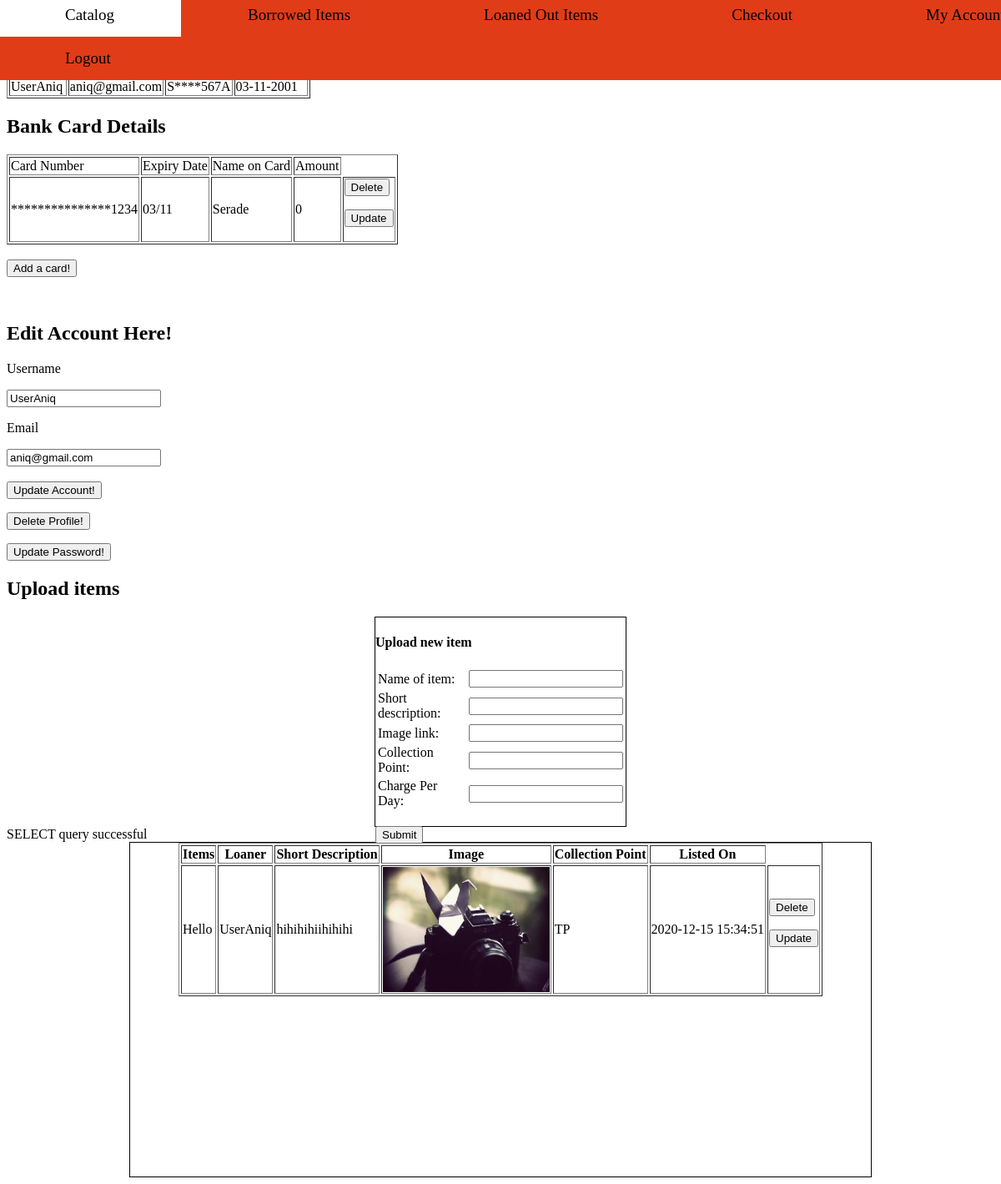
/profile.php (signed in), run on the app's committed database.
### tables this page shows
CREATE TABLE `user` (
  `USER_ID` int(10) NOT NULL,
  `ROLES` varchar(10) NOT NULL,
  `U_USERNAME` varchar(20) NOT NULL,
  `U_NRIC` varchar(255) NOT NULL,
  `U_DOB` varchar(10) NOT NULL,
  `U_SALT` varchar(20) NOT NULL,
  `U_HASH` varchar(256) NOT NULL,
  `U_EMAIL` varchar(60) NOT NULL
);

CREATE TABLE `bankaccount` (
  `BA_ID` int(10) NOT NULL,
  `BA_USER` int(10) DEFAULT NULL,
  `BA_CARDNUM` varchar(255) NOT NULL,
  `BA_CVC` varchar(255) NOT NULL,
  `BA_EXP_DATE` varchar(5) NOT NULL,
  `BA_CARDNAME` varchar(26) NOT NULL,
  `BA_AMOUNT` int(11) NOT NULL
);

CREATE TABLE `catalogs` (
  `CAT_ID` int(10) NOT NULL,
  `C_LENDER` int(10) DEFAULT NULL,
  `C_OBJECTNAME` varchar(60) NOT NULL,
  `C_SHORTDESC` varchar(180) NOT NULL,
  `C_IMGLINK` varchar(60) NOT NULL,
  `C_COLLECTIONPOINT` varchar(300) NOT NULL,
  `C_CHARGEPERDAY` int(5) NOT NULL,
  `C_TIMESTAMP` timestamp NOT NULL DEFAULT current_timestamp() ON UPDATE current_timestamp()
);

### csrf_token.php (called while the page is built, shortened)
<?php
function generate_token() {
    if(!isset($_SESSION["csrf_token"])) {
        $token = hash("sha256",uniqid(rand(), TRUE));
    } else {
        $token = $_SESSION["csrf_token"];
        $_SESSION['token_time'] = time();
    }
    return $token;
  }
  ?>

### profile.php (the view, shortened to what this page needs)
<html>
<?php
include 'connect.php';
include 'taskbar.php';
include 'csrf_token.php';
$token = generate_token();
?>
<h1>Welcome to your profile, Fellow User!</h1>
<?php
$user_id = $_SESSION["id"];
?>
<?php
if ($token == $_SESSION['csrf_token']){
    $token_age = time() - $_SESSION['token_time'];
    if ($token_age <= 3600) {
        $query="SELECT USER_ID, ROLES, U_USERNAME, U_HASH, U_EMAIL, U_NRIC, U_DOB FROM user WHERE USER_ID=?";
        $pQuery = $con->prepare($query);
        $pQuery->bind_param('i', $user_id);
        $result=$pQuery->execute();
        $pQuery->bind_result($user_id, $role, $username, $userhash, $email, $nric, $dob);
        echo "<table border=1>";
        echo "<tr><td>Username</td><td>Email</td><td>NRIC</td><td>Date of Birth</td></tr>";
        while($pQuery->fetch()){
            $nric = base64_decode($nric);
            $count = strlen($nric) - 5;
            $Cen_NRIC = substr_replace($nric, str_repeat('*', $count), 1, $count);
            echo "<tr><td>". $username. "</td><td>". $email ."</td><td>"
            . $Cen_NRIC ."</td><td>". $dob ."</td></tr>";
        }
        echo "</table>";
        ?>
        <h2>Bank Card Details</h2>
        <?php
        $query="SELECT BA_ID, BA_USER, BA_CARDNUM, BA_CVC, BA_EXP_DATE, BA_CARDNAME, BA_AMOUNT FROM bankaccount WHERE BA_USER=?";
        $pQuery = $con->prepare($query);
        $pQuery->bind_param('i', $user_id);
        $result=$pQuery->execute();
        $pQuery->bind_result($ba_id, $userId, $encodedCard, $encodedCvc, $exp, $nameoncard, $amount);
        echo "<table border=1>";
        echo "<tr><td>Card Number</td><td>Expiry Date</td><td>Name on Card</td><td>Amount</td></tr>";
        while($pQuery->fetch()){
            $encodedCard= base64_decode($encodedCard);
            $count = strlen($encodedCard) - 4;
            $Cen_Card = substr_replace($encodedCard, str_repeat('*', $count), 0, $count);
            echo "</td><td>". $Cen_Card;
            echo "</td><td>". $exp;
            echo "</td><td>". $nameoncard;
            echo "</td><td>". $amount;
            echo "</td><td>";
            echo "<form method='post' action='profile.php'>";
            echo "<button type='submit' name='deleteCardButton'>Delete</button>";
            echo "</form>";
            echo "<form method='post' action='updateCard.php'>";
            echo "<button type='submit' name='updateCardButton'>Update</button>";
            echo "</form>";
            echo"</td></tr>";
        }
        echo "</table>";
        ?>
        <br>
        <form action='addingCard.php' method='post'>
        <button type='submit' name='but_addCard'>Add a card!</button>
        </form>
        <?php
        $query = "SELECT * FROM user WHERE user_id = '$user_id'";
        $result = mysqli_query($con, $query);
        if ($result->num_rows >= 0) {
            while($row = $result->fetch_assoc()) {
                $user_name_toEdit = $row["U_USERNAME"];
                $user_email_toEdit = $row["U_EMAIL"];
            }
            } else {
            echo "0 results";
        }
            ?>
            <br>
            <h2>Edit Account Here!</h2>
            <form action="" method="POST" >
            <p>Username</p>
            <input name="new_username"  type="text" value="<?php echo $user_name_toEdit?>" />
            <br>
            <p>Email</p>
            <input  name="new_email"  type="text" value="<?php echo $user_email_toEdit?>" />
            <br>
            <br>
            <button name='but_update' type="submit">Update Account!</button>
            </form>
        <form action='deleteAccount.php' method='POST'>
        <button type='submit' name='but_delete'>Delete Profile!</button>
        </form>
        <form action='updatePassword.php' method='post'>
        <button type='submit' name='but_updatePass'>Update Password!</button>
        </form>
        <h2>Upload items</h2>
        <div class="box">
        <h4>Upload new item</h4>
        <form action="profile.php" method="post">
        <table>
        <tr><td>Name of item:</td><td><input type="text" name="objName" title="Only Letters and Numbers and spaces" required></td></tr>
        <tr><td>Short description:</td><td><input type="text" name="shortDesc" title="Enter a description for your item" required></td></tr>
        <tr><td>Image link:</td><td><input type="text" name="imgLink" required></td></tr>
        <tr><td>Collection Point:</td><td><input type="text" name="cPoint" title="Only Letters and Numbers and spaces" required></td></tr>
        <tr><td>Charge Per Day:</td><td><input type="text" name="cDay" title="Only Numbers"required></td></tr>
        </table>
        <br>
        <input type="submit" name="upload_request" value="Submit">
        </form>
        </div>
        <?php
        $query="SELECT user.U_USERNAME, CAT_ID, C_OBJECTNAME, C_SHORTDESC, C_IMGLINK, C_COLLECTIONPOINT, C_CHARGEPERDAY, C_TIMESTAMP
        FROM catalogs INNER JOIN user ON catalogs.C_LENDER = user.USER_ID
        WHERE user.USER_ID = $user_id";
        $pQuery = $con->prepare($query);
        $result=$pQuery->execute();
        $result=$pQuery->get_result();
        if(!$result) {
            die("SELECT query failed<br> ".$con->error);
        }
        else {
            echo "SELECT query successful<br>";
        }
        $nrows=$result->num_rows;
        if ($nrows>0) {
            echo '<div class="outer">';
            echo "<table>";
            echo "<table align='center' border='1'>";
            echo "<th>Items</th><th>Loaner</th><th>Short Description</th><th>Image</th><th>Collection Point</th><th>Listed On</th></tr>";
            while ($row=$result->fetch_assoc()) {
                echo "<tr>";
                echo "<td>";
                echo $row['C_OBJECTNAME'];
                echo "</td>";
                echo "<td>";
                echo $row['U_USERNAME'];
                echo "</td>";
                echo "<td>";
                echo $row['C_SHORTDESC'];
                echo "</td>";
                echo "<td>";
                $image=$row['C_IMGLINK'];
                echo "<img height='150' width='200' src='img/$image'>" ;
                echo "</td>";
                echo "<td>";
                echo $row['C_COLLECTIONPOINT'];
                echo "</td>";
                echo "<td>";
                echo $row['C_TIMESTAMP'];
                echo "</td>";
                echo "<td>";
                echo "<form method='post' action='profile.php'>";
                echo "<button type='submit' name='deleteItemButton'>Delete</button>";
                echo "</form>";
                echo "<form method='post' action='updateItem.php'>";
                echo "<button type='submit' name='updateItemButton'>Update</button>";
                echo "</form>";
                echo"</td>";
                echo "</tr>";
            }
            echo "</table>";
            echo "</div>";
        }
        else {
            echo "0 records<br>";
        }
        ?>
<?php
    }else{write_log(USER_LOGIN_LOG_ERR,$_SESSION["Username"].' ID: '.$_SESSION["id"].' tried accessing '.$_SERVER['PHP_SELF'].' ');session_destroy();header ('location: login_user.php');}
}else{write_log(USER_LOGIN_LOG_ERR,$_SESSION["Username"].' ID: '.$_SESSION["id"].' tried accessing '.$_SERVER['PHP_SELF'].' ');session_destroy();header ('location: login_user.php');}
?>
</html>

### taskbar.php (shortened to what this page needs)
<?php
$assign=isset($_SESSION["Roles"]);
$admin=false;
$staff=false;
$user=false;
$public=false;
if($assign){
    $assign_role=$_SESSION["Roles"];
    $admin=$assign_role === "Admin" ;
    $staff=$assign_role ==="Staff";
    $user=$assign_role ==="User";
}else{
    $public = true ;
}
if($public){
    echo "<head>";
    echo "<nav>";
    echo "<ul> ";
    echo '<li><a href="index.php">Catalog</a></li>';
    echo '<li><a href="login_user.php">Login</a></li>';
    echo '<li><a href="registerPage.php">Sign Up </a></li>';
    echo '</ul>';
    echo '</nav>';
    echo '</head>';
}
else{
if($admin){
    echo '<nav>';
    echo '<ul>';
    echo '<li><a href="index_loggedin.php">Check Catalog</a></li>';
    echo '<li><a href="add_staff.php">Manage Staff</a></li>';
    echo '<li><a href="add_admin.php">Manage Admin</a></li>';
    echo '<li><a href="logout.php">Logout</a></li>';
    echo '</ul>';
    echo '</nav>';
    }
else if ($user){
        echo '<head>';
        echo "<nav>";
        echo "<ul> ";
        echo '<li ><a href="index_loggedin.php">Catalog</a></li>';
        echo '<li ><a href="useroutstanding.php">Borrowed Items</a></li>';
        echo '<li ><a href="loaned_out_items.php">Loaned Out Items</a></li>';
        echo '<li ><a>Checkout</a></li>';
        echo '<li ><a href="profile.php">My Account</a></li>';
        echo '<li ><a href="logout.php">Logout </a></li>';
        echo '</ul>';
        echo '</nav>';
        echo '</head>';
      }
}
?>

### style.php (style rules this page uses)
ul { list-style-type: none; margin: -10; padding: 0; overflow: hidden; background-color: #E13C18; position: fixed; top: 2; width: 110%; }
li { float: left; }
li a { display: block; color: #000000; text-align: center; padding: 15px 80px; font-size: 19; text-decoration: none; }
.outer { height: 400px; width: 75%; border: 1px solid black; margin: auto; overflow-y: scroll; }
.box { height: 250px; width: 300px; border: 1px solid black; margin: auto; }

### data on the page
user: U_USERNAME "UserAniq", U_EMAIL "aniq@gmail.com", U_NRIC "S****567A", U_DOB "03-11-2001", new_username "UserAniq", new_email "aniq@gmail.com"
bankaccount: BA_CARDNUM "***************1234", BA_EXP_DATE "03/11", BA_CARDNAME "Serade", BA_AMOUNT "0"
catalogs: C_OBJECTNAME "Hello", C_LENDER.U_USERNAME "UserAniq", C_SHORTDESC "hihihihiihihihi", C_IMGLINK (picture), C_COLLECTIONPOINT "TP", C_TIMESTAMP "2020-12-15 15:34:51"
